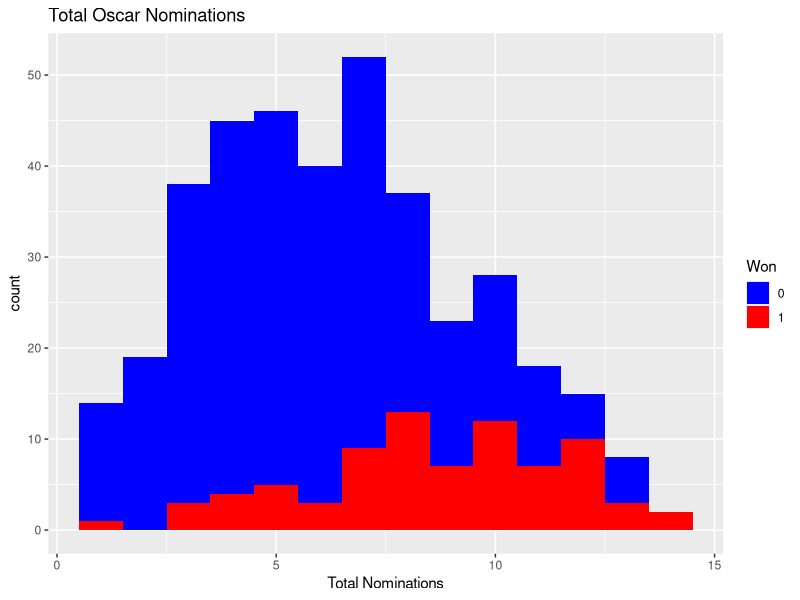

Write the R code that produced this figure.
## ---- chunk 1
knitr::opts_chunk$set(echo = TRUE)
## ---- chunk 2
library(tidyverse)
## ---- chunk 3
oscars <- read_csv("data/oscars.csv")
director_noms <- oscars %>%
  filter(DD == 1, Year != 2006) %>%
  rename(win = Ch) %>%
mutate(win = ifelse(win==1, 1, 0))
## ---- chunk 4
ggplot(data = director_noms, aes(x = Nom, fill = as.character(win))) + geom_histogram(binwidth = 1) + 
  labs(title = "Total Oscar Nominations", x = "Total Nominations")  + 
  scale_fill_manual(name = "Won", values = c("blue", "red"))
